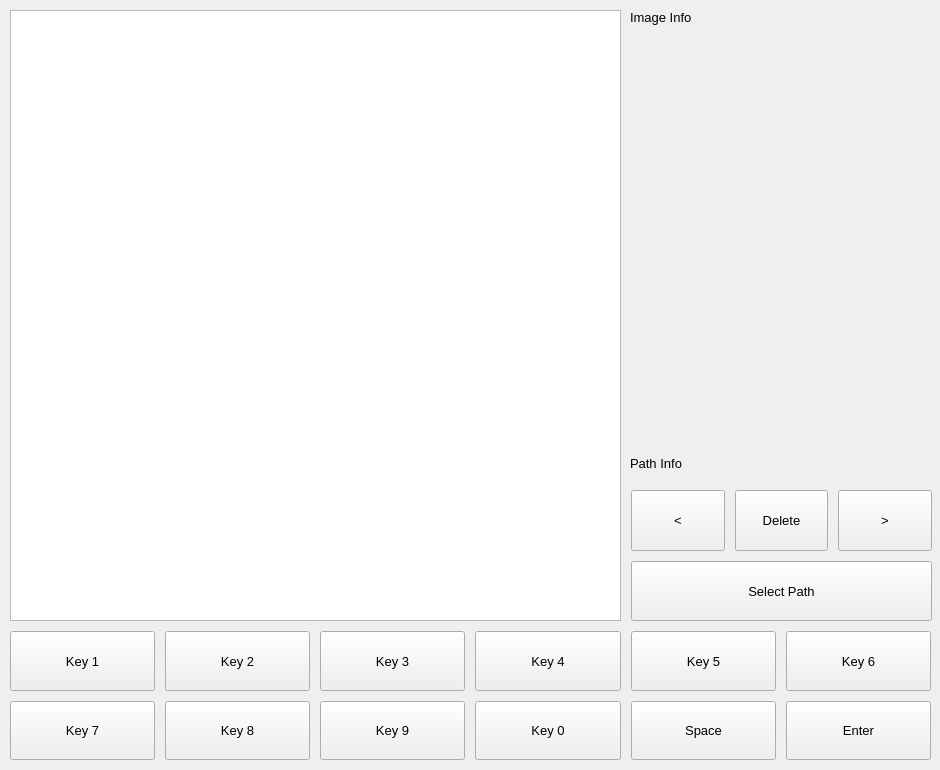
<?xml version="1.0" encoding="UTF-8"?>
<ui version="4.0">
    <class>App</class>
    <widget class="QWidget" name="App">
        <property name="geometry">
            <rect>
                <x>0</x>
                <y>0</y>
                <width>940</width>
                <height>770</height>
            </rect>
        </property>
        <property name="sizePolicy">
            <sizepolicy hsizetype="Expanding" vsizetype="Expanding">
                <horstretch>0</horstretch>
                <verstretch>0</verstretch>
            </sizepolicy>
        </property>
        <property name="minimumSize">
            <size>
                <width>940</width>
                <height>770</height>
            </size>
        </property>
        <property name="maximumSize">
            <size>
                <width>940</width>
                <height>770</height>
            </size>
        </property>
        <property name="windowTitle">
            <string extracomment="Created with ♥ by CyberPotato">Just organize my photos</string>
        </property>
        <widget class="QGraphicsView" name="canvas">
            <property name="geometry">
                <rect>
                    <x>10</x>
                    <y>10</y>
                    <width>611</width>
                    <height>611</height>
                </rect>
            </property>
            <property name="mouseTracking">
                <bool>true</bool>
            </property>
            <property name="verticalScrollBarPolicy">
                <enum>Qt::ScrollBarAlwaysOff</enum>
            </property>
            <property name="horizontalScrollBarPolicy">
                <enum>Qt::ScrollBarAlwaysOff</enum>
            </property>
            <property name="sizeAdjustPolicy">
                <enum>QAbstractScrollArea::AdjustToContents</enum>
            </property>
            <property name="interactive">
                <bool>true</bool>
            </property>
        </widget>
        <widget class="QWidget" name="verticalLayoutWidget">
            <property name="geometry">
                <rect>
                    <x>620</x>
                    <y>480</y>
                    <width>322</width>
                    <height>141</height>
                </rect>
            </property>
            <layout class="QVBoxLayout" name="pathHolder">
                <property name="spacing">
                    <number>10</number>
                </property>
                <property name="leftMargin">
                    <number>11</number>
                </property>
                <property name="topMargin">
                    <number>10</number>
                </property>
                <property name="rightMargin">
                    <number>10</number>
                </property>
                <item>
                    <layout class="QHBoxLayout" name="actionsHolder">
                        <property name="spacing">
                            <number>10</number>
                        </property>
                        <item>
                            <widget class="QPushButton" name="btn_prev">
                                <property name="sizePolicy">
                                    <sizepolicy hsizetype="MinimumExpanding" vsizetype="MinimumExpanding">
                                        <horstretch>0</horstretch>
                                        <verstretch>0</verstretch>
                                    </sizepolicy>
                                </property>
                                <property name="font">
                                    <font>
                                        <pointsize>10</pointsize>
                                    </font>
                                </property>
                                <property name="text">
                                    <string>&lt;</string>
                                </property>
                            </widget>
                        </item>
                        <item>
                            <widget class="QPushButton" name="btn_del">
                                <property name="sizePolicy">
                                    <sizepolicy hsizetype="MinimumExpanding" vsizetype="MinimumExpanding">
                                        <horstretch>0</horstretch>
                                        <verstretch>0</verstretch>
                                    </sizepolicy>
                                </property>
                                <property name="font">
                                    <font>
                                        <pointsize>10</pointsize>
                                    </font>
                                </property>
                                <property name="text">
                                    <string>Delete</string>
                                </property>
                            </widget>
                        </item>
                        <item>
                            <widget class="QPushButton" name="btn_next">
                                <property name="sizePolicy">
                                    <sizepolicy hsizetype="MinimumExpanding" vsizetype="MinimumExpanding">
                                        <horstretch>0</horstretch>
                                        <verstretch>0</verstretch>
                                    </sizepolicy>
                                </property>
                                <property name="font">
                                    <font>
                                        <pointsize>10</pointsize>
                                    </font>
                                </property>
                                <property name="text">
                                    <string>&gt;</string>
                                </property>
                            </widget>
                        </item>
                    </layout>
                </item>
                <item>
                    <widget class="QPushButton" name="path_btn">
                        <property name="sizePolicy">
                            <sizepolicy hsizetype="MinimumExpanding" vsizetype="MinimumExpanding">
                                <horstretch>0</horstretch>
                                <verstretch>0</verstretch>
                            </sizepolicy>
                        </property>
                        <property name="font">
                            <font>
                                <pointsize>10</pointsize>
                            </font>
                        </property>
                        <property name="text">
                            <string>Select Path</string>
                        </property>
                    </widget>
                </item>
            </layout>
        </widget>
        <widget class="QWidget" name="gridLayoutWidget">
            <property name="geometry">
                <rect>
                    <x>0</x>
                    <y>620</y>
                    <width>941</width>
                    <height>151</height>
                </rect>
            </property>
            <layout class="QGridLayout" name="foldersGrid">
                <property name="leftMargin">
                    <number>10</number>
                </property>
                <property name="topMargin">
                    <number>11</number>
                </property>
                <property name="rightMargin">
                    <number>10</number>
                </property>
                <property name="bottomMargin">
                    <number>11</number>
                </property>
                <property name="spacing">
                    <number>10</number>
                </property>
                <item row="0" column="5">
                    <widget class="QPushButton" name="bt6">
                        <property name="sizePolicy">
                            <sizepolicy hsizetype="MinimumExpanding" vsizetype="MinimumExpanding">
                                <horstretch>0</horstretch>
                                <verstretch>0</verstretch>
                            </sizepolicy>
                        </property>
                        <property name="font">
                            <font>
                                <pointsize>10</pointsize>
                            </font>
                        </property>
                        <property name="text">
                            <string>Key 6</string>
                        </property>
                    </widget>
                </item>
                <item row="0" column="1">
                    <widget class="QPushButton" name="bt2">
                        <property name="sizePolicy">
                            <sizepolicy hsizetype="MinimumExpanding" vsizetype="MinimumExpanding">
                                <horstretch>0</horstretch>
                                <verstretch>0</verstretch>
                            </sizepolicy>
                        </property>
                        <property name="font">
                            <font>
                                <pointsize>10</pointsize>
                            </font>
                        </property>
                        <property name="text">
                            <string>Key 2</string>
                        </property>
                    </widget>
                </item>
                <item row="0" column="3">
                    <widget class="QPushButton" name="bt4">
                        <property name="sizePolicy">
                            <sizepolicy hsizetype="MinimumExpanding" vsizetype="MinimumExpanding">
                                <horstretch>0</horstretch>
                                <verstretch>0</verstretch>
                            </sizepolicy>
                        </property>
                        <property name="font">
                            <font>
                                <pointsize>10</pointsize>
                            </font>
                        </property>
                        <property name="text">
                            <string>Key 4</string>
                        </property>
                    </widget>
                </item>
                <item row="0" column="2">
                    <widget class="QPushButton" name="bt3">
                        <property name="sizePolicy">
                            <sizepolicy hsizetype="MinimumExpanding" vsizetype="MinimumExpanding">
                                <horstretch>0</horstretch>
                                <verstretch>0</verstretch>
                            </sizepolicy>
                        </property>
                        <property name="font">
                            <font>
                                <pointsize>10</pointsize>
                            </font>
                        </property>
                        <property name="text">
                            <string>Key 3</string>
                        </property>
                    </widget>
                </item>
                <item row="0" column="4">
                    <widget class="QPushButton" name="bt5">
                        <property name="sizePolicy">
                            <sizepolicy hsizetype="MinimumExpanding" vsizetype="MinimumExpanding">
                                <horstretch>0</horstretch>
                                <verstretch>0</verstretch>
                            </sizepolicy>
                        </property>
                        <property name="font">
                            <font>
                                <pointsize>10</pointsize>
                            </font>
                        </property>
                        <property name="text">
                            <string>Key 5</string>
                        </property>
                    </widget>
                </item>
                <item row="0" column="0">
                    <widget class="QPushButton" name="bt1">
                        <property name="sizePolicy">
                            <sizepolicy hsizetype="MinimumExpanding" vsizetype="MinimumExpanding">
                                <horstretch>0</horstretch>
                                <verstretch>0</verstretch>
                            </sizepolicy>
                        </property>
                        <property name="font">
                            <font>
                                <pointsize>10</pointsize>
                            </font>
                        </property>
                        <property name="text">
                            <string>Key 1</string>
                        </property>
                    </widget>
                </item>
                <item row="1" column="0">
                    <widget class="QPushButton" name="bt7">
                        <property name="sizePolicy">
                            <sizepolicy hsizetype="MinimumExpanding" vsizetype="MinimumExpanding">
                                <horstretch>0</horstretch>
                                <verstretch>0</verstretch>
                            </sizepolicy>
                        </property>
                        <property name="font">
                            <font>
                                <pointsize>10</pointsize>
                            </font>
                        </property>
                        <property name="text">
                            <string>Key 7</string>
                        </property>
                    </widget>
                </item>
                <item row="1" column="1">
                    <widget class="QPushButton" name="bt8">
                        <property name="sizePolicy">
                            <sizepolicy hsizetype="MinimumExpanding" vsizetype="MinimumExpanding">
                                <horstretch>0</horstretch>
                                <verstretch>0</verstretch>
                            </sizepolicy>
                        </property>
                        <property name="font">
                            <font>
                                <pointsize>10</pointsize>
                            </font>
                        </property>
                        <property name="text">
                            <string>Key 8</string>
                        </property>
                    </widget>
                </item>
                <item row="1" column="2">
                    <widget class="QPushButton" name="bt9">
                        <property name="sizePolicy">
                            <sizepolicy hsizetype="MinimumExpanding" vsizetype="MinimumExpanding">
                                <horstretch>0</horstretch>
                                <verstretch>0</verstretch>
                            </sizepolicy>
                        </property>
                        <property name="font">
                            <font>
                                <pointsize>10</pointsize>
                            </font>
                        </property>
                        <property name="text">
                            <string>Key 9</string>
                        </property>
                    </widget>
                </item>
                <item row="1" column="3">
                    <widget class="QPushButton" name="bt0">
                        <property name="sizePolicy">
                            <sizepolicy hsizetype="MinimumExpanding" vsizetype="MinimumExpanding">
                                <horstretch>0</horstretch>
                                <verstretch>0</verstretch>
                            </sizepolicy>
                        </property>
                        <property name="font">
                            <font>
                                <pointsize>10</pointsize>
                            </font>
                        </property>
                        <property name="text">
                            <string>Key 0</string>
                        </property>
                    </widget>
                </item>
                <item row="1" column="4">
                    <widget class="QPushButton" name="btS">
                        <property name="sizePolicy">
                            <sizepolicy hsizetype="MinimumExpanding" vsizetype="MinimumExpanding">
                                <horstretch>0</horstretch>
                                <verstretch>0</verstretch>
                            </sizepolicy>
                        </property>
                        <property name="font">
                            <font>
                                <pointsize>10</pointsize>
                            </font>
                        </property>
                        <property name="text">
                            <string>Space</string>
                        </property>
                    </widget>
                </item>
                <item row="1" column="5">
                    <widget class="QPushButton" name="btE">
                        <property name="sizePolicy">
                            <sizepolicy hsizetype="MinimumExpanding" vsizetype="MinimumExpanding">
                                <horstretch>0</horstretch>
                                <verstretch>0</verstretch>
                            </sizepolicy>
                        </property>
                        <property name="font">
                            <font>
                                <pointsize>10</pointsize>
                            </font>
                        </property>
                        <property name="text">
                            <string>Enter</string>
                        </property>
                    </widget>
                </item>
            </layout>
        </widget>
        <widget class="QLabel" name="info_text">
            <property name="geometry">
                <rect>
                    <x>630</x>
                    <y>10</y>
                    <width>301</width>
                    <height>201</height>
                </rect>
            </property>
            <property name="font">
                <font>
                    <pointsize>10</pointsize>
                </font>
            </property>
            <property name="text">
                <string>Image Info</string>
            </property>
            <property name="alignment">
                <set>Qt::AlignLeading|Qt::AlignLeft|Qt::AlignTop</set>
            </property>
            <property name="wordWrap">
                <bool>true</bool>
            </property>
            <property name="textInteractionFlags">
                <set>Qt::TextSelectableByMouse</set>
            </property>
        </widget>
        <widget class="QLabel" name="path_text">
            <property name="geometry">
                <rect>
                    <x>630</x>
                    <y>270</y>
                    <width>301</width>
                    <height>201</height>
                </rect>
            </property>
            <property name="font">
                <font>
                    <pointsize>10</pointsize>
                </font>
            </property>
            <property name="text">
                <string>Path Info</string>
            </property>
            <property name="alignment">
                <set>Qt::AlignBottom|Qt::AlignLeading|Qt::AlignLeft</set>
            </property>
            <property name="wordWrap">
                <bool>true</bool>
            </property>
            <property name="textInteractionFlags">
                <set>Qt::TextSelectableByMouse</set>
            </property>
        </widget>
    </widget>
    <resources/>
    <connections/>
</ui>
